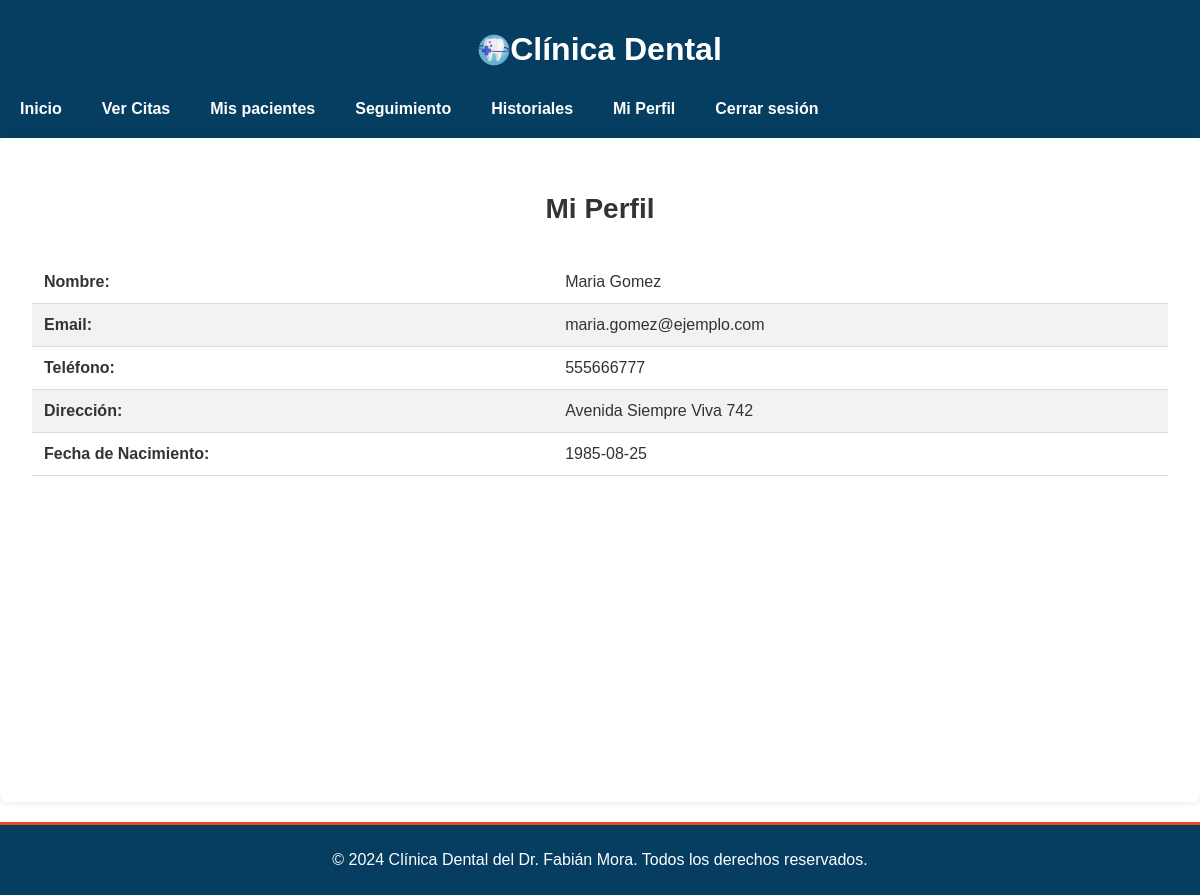
The app's page /Doctores/perfil.php (signed in) with its own data.
### tables this page shows
CREATE TABLE `usuarios` (
  `id` int(11) NOT NULL,
  `nombre` varchar(100) NOT NULL,
  `email` varchar(100) NOT NULL,
  `contrasena` varchar(255) NOT NULL,
  `rol` enum('paciente','doctor','administrador') NOT NULL,
  `fecha_creacion` timestamp NOT NULL DEFAULT current_timestamp(),
  `direccion` varchar(255) NOT NULL,
  `telefono` varchar(255) NOT NULL,
  `fecha_nacimiento` date DEFAULT NULL
);

CREATE TABLE `doctores` (
  `id` int(11) NOT NULL,
  `usuario_id` int(11) DEFAULT NULL,
  `especialidad` varchar(100) DEFAULT NULL,
  `sede_id` int(11) DEFAULT NULL,
  `telefono` varchar(20) DEFAULT NULL,
  `nombre` varchar(100) DEFAULT NULL,
  `direccion` varchar(255) NOT NULL,
  `email` varchar(255) DEFAULT NULL,
  `fecha_nacimiento` date DEFAULT NULL
);

### Doctores/perfil.php (the view, shortened to what this page needs)
<?php
require '../Conexion/conexion.php';
try {
    $stmt = $pdo->prepare('SELECT * FROM doctores WHERE usuario_id = :usuario_id');
    $stmt->execute(['usuario_id' => $_SESSION['usuario_id']]);
    $paciente = $stmt->fetch(PDO::FETCH_ASSOC);
    $stmt = $pdo->prepare('SELECT * FROM usuarios WHERE id = :id');
    $stmt->execute(['id' => $_SESSION['usuario_id']]);
    $usuario = $stmt->fetch(PDO::FETCH_ASSOC);
} catch (PDOException $e) {
    $error = 'Error en la consulta: ' . $e->getMessage();
} catch (Exception $e) {
    $error = 'Error: ' . $e->getMessage();
}
?>
<!DOCTYPE html>
<html lang="es">
<head>
    <link rel="stylesheet" href="/css/styles.css">
</head>
<body>
<header class="header">
        <div class="container">
            <h1 class="logo">
                <img src="/Imagenes/odontologia.png" alt="Logo de Clínica Dental">
                Clínica Dental
            </h1>
            <nav class="nav">
                <a href="principal_doctores.php" class="nav-link">Inicio</a>
                <a href="ver_citas.php" class="nav-link">Ver Citas</a>
                <a href="ver_paciente.php" class="nav-link">Mis pacientes</a>
                <a href="seguimiento.php"class="nav-link">Seguimiento</a>
                <a href="ver_historial.php"class="nav-link">Historiales</a>
                <a href="perfil.php" class="nav-link">Mi Perfil</a>
                <a href="../logout.php" class="nav-link">Cerrar sesión</a>
            </nav>
        </div>
    </header>
    <main>
        <section class="container-principal">
            <h2>Mi Perfil</h2>
            <table class="table">
                <tbody>
                    <tr>
                        <th>Nombre:</th>
                        <td><?php echo htmlspecialchars($usuario['nombre']); ?></td>
                    </tr>
                    <tr>
                        <th>Email:</th>
                        <td><?php echo htmlspecialchars($usuario['email']); ?></td>
                    </tr>
                    <tr>
                        <th>Teléfono:</th>
                        <td><?php echo htmlspecialchars($paciente['telefono']); ?></td>
                    </tr>
                    <tr>
                        <th>Dirección:</th>
                        <td><?php echo htmlspecialchars($paciente['direccion']); ?></td>
                    </tr>
                    <tr>
                        <th>Fecha de Nacimiento:</th>
                        <td><?php echo htmlspecialchars($paciente['fecha_nacimiento']); ?></td>
                    </tr>
                </tbody>
            </table>
        </section>
    </main>
    <footer class="footer">
        <div class="container">
            <p>&copy; 2024 Clínica Dental del Dr. Fabián Mora. Todos los derechos reservados.</p>
        </div>
    </footer>
</body>
</html>

### css/styles.css (style rules this page uses)
body { font-family: 'Arial', sans-serif; margin: 0; padding: 0; }
.header { background: #063e61; color: #fff; padding: 10px 0; justify-content: center; }
.header .logo { display: flex; align-items: center; justify-content: center; }
.header .logo img { max-width: 120px; height: auto; }
.nav { display: flex; justify-content: left; }
.nav .nav-link { text-decoration: none; color: #fff; padding: 10px 20px; display: block; font-weight: bold; transition: background 0.3s, color 0.3s; }
body { font-family: 'Arial', sans-serif; color: #333; margin: 0; padding: 0; }
footer { background: #063e61; color: #ffffff; text-align: center; padding: 10px 0; margin-top: 20px; border-top: #e8491d 3px solid; }
.table { width: 100%; height: 100%; border-collapse: collapse; margin-top: 20px; }
.table th, .table td { padding: 12px; text-align: left; border-bottom: 1px solid #ddd; }
.table th { background-color: none; color: #333; font-weight: bold; }
.table tr:nth-child(even) { background-color: #f2f2f2; }
.container-principal { padding: 2rem; max-width: 1200px; margin: 0 auto; background-color: #ffffff; border-radius: 8px; box-shadow: 0 0 10px rgba(0, 0, 0, 0.1); position: relative; min-height: 600px; display: flex; flex-direction: column; }
h2 { font-size: 1.75rem; color: #333; margin-bottom: 1rem; text-align: center; }

### records on screen
usuarios: nombre "Maria Gomez", email "maria.gomez@ejemplo.com"
doctores: telefono "555666777", direccion "Avenida Siempre Viva 742", fecha_nacimiento "1985-08-25"
